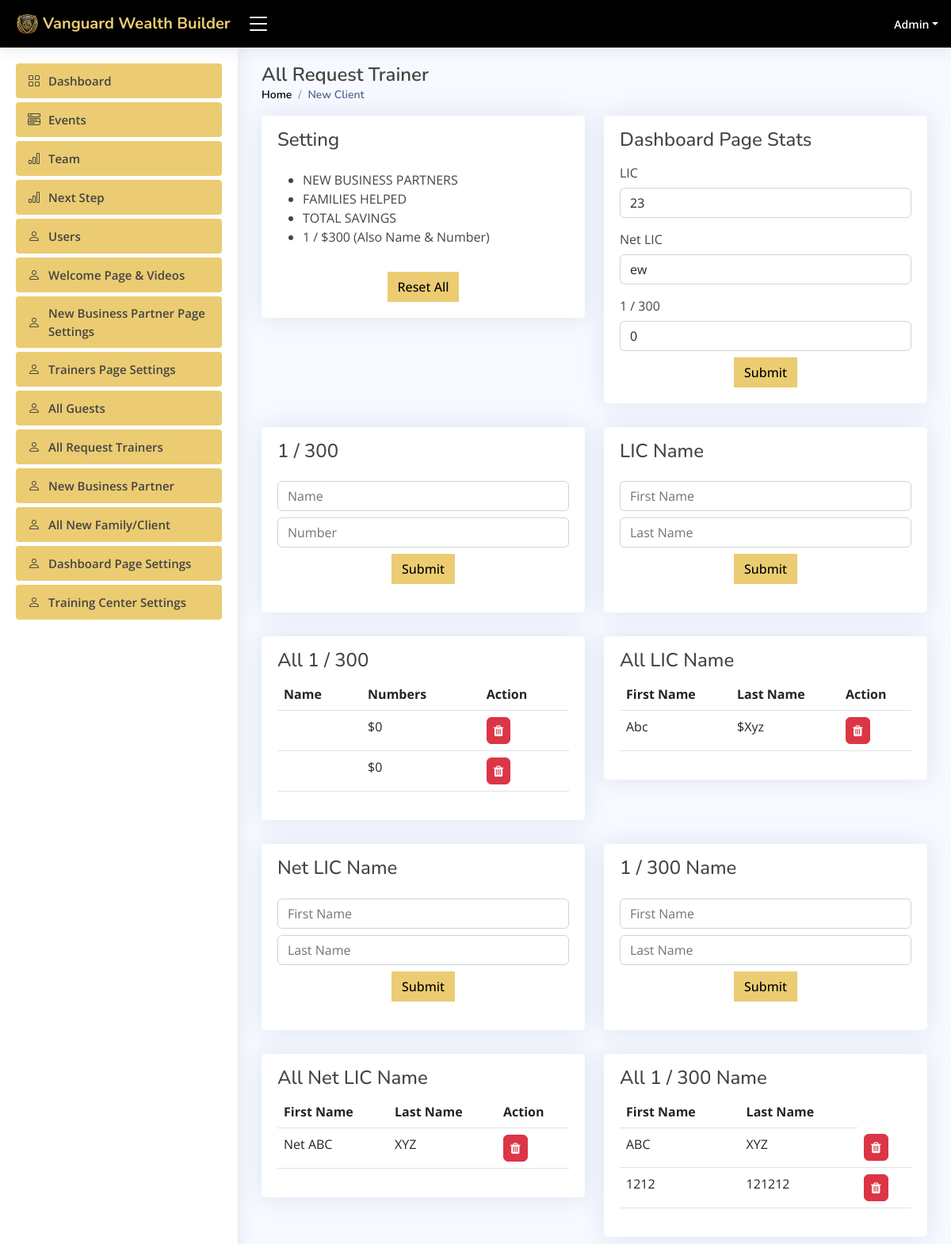
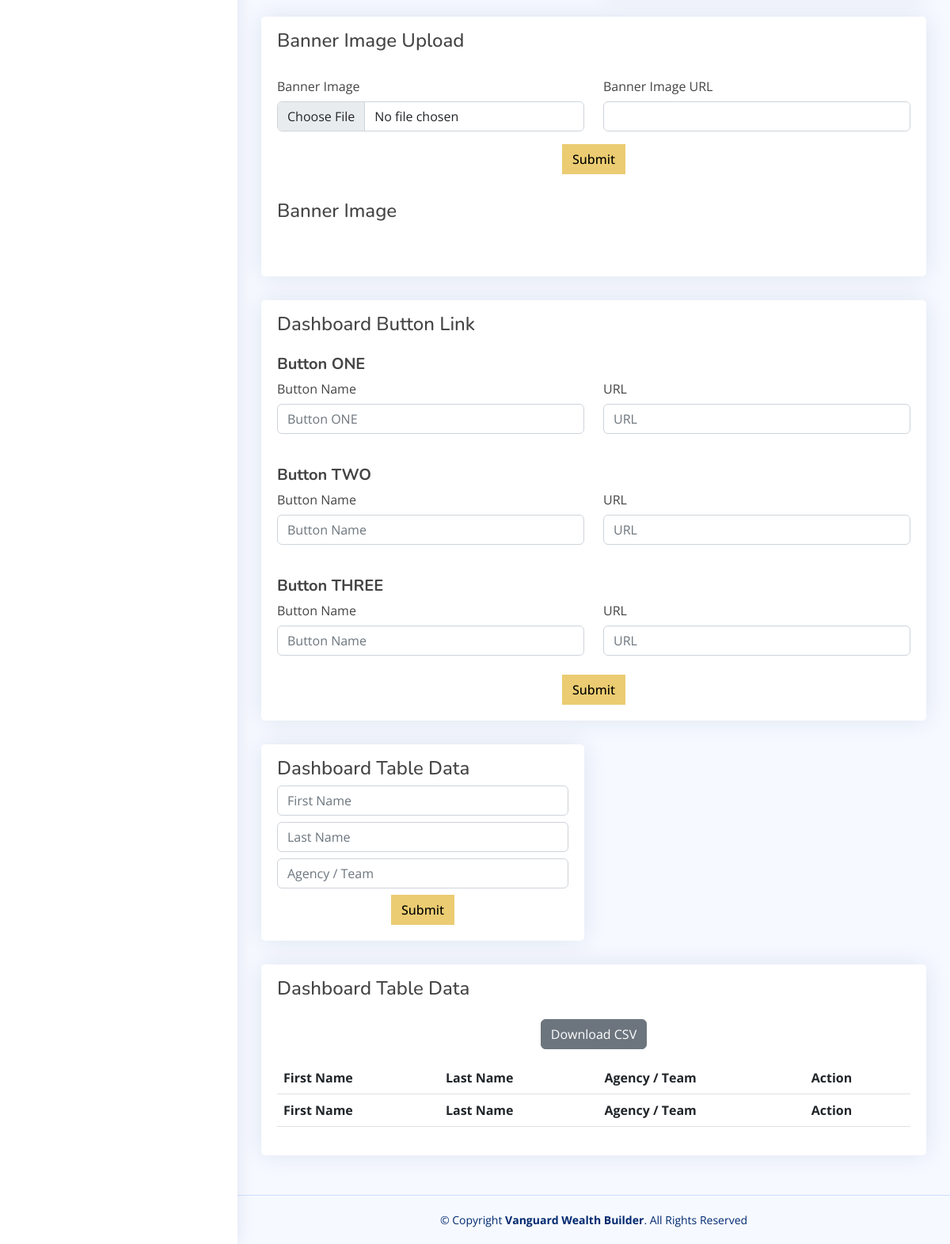
Page /admin/dashboard_page-settings.php (signed in) on the earlier database version (2 pictures, top to bottom).
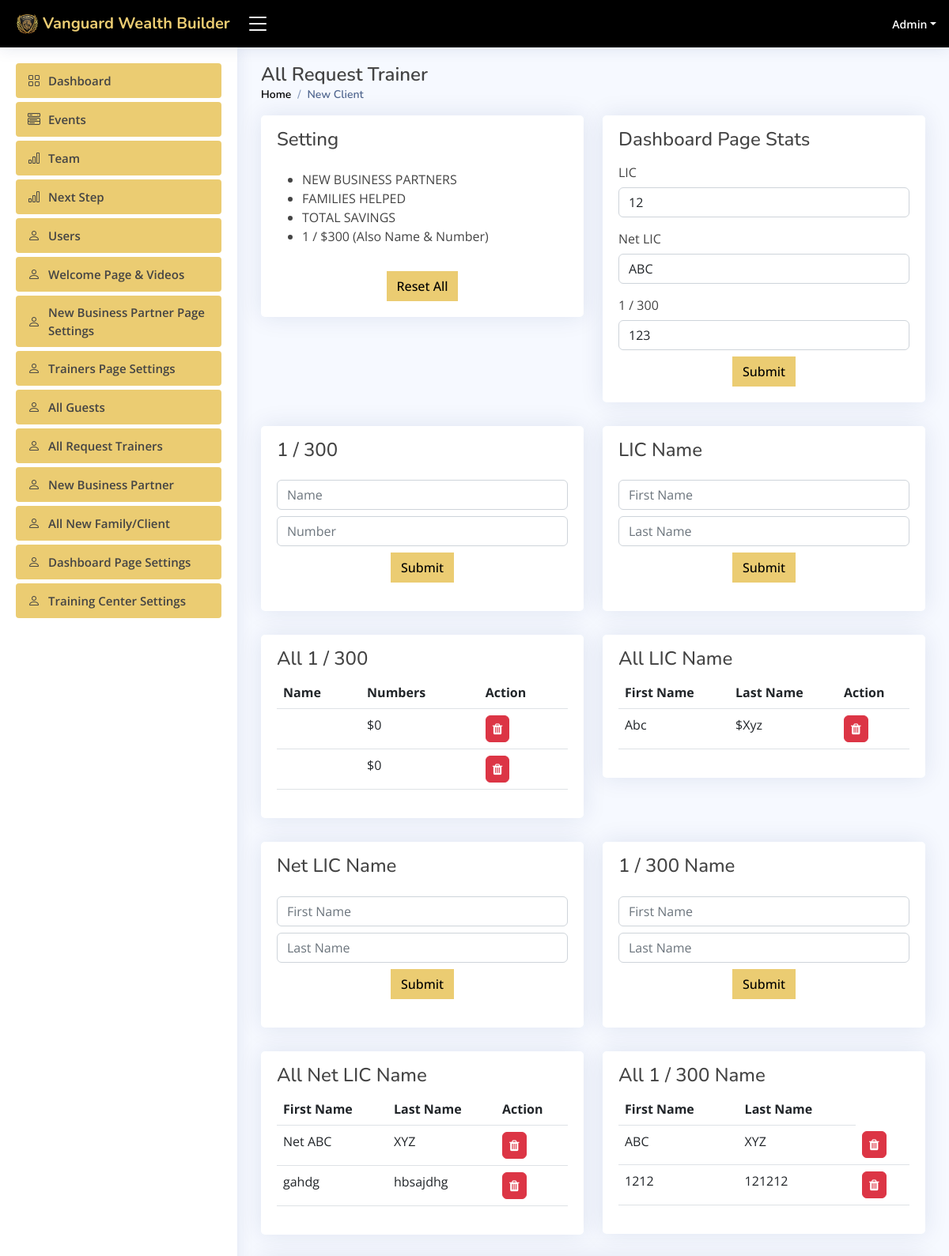
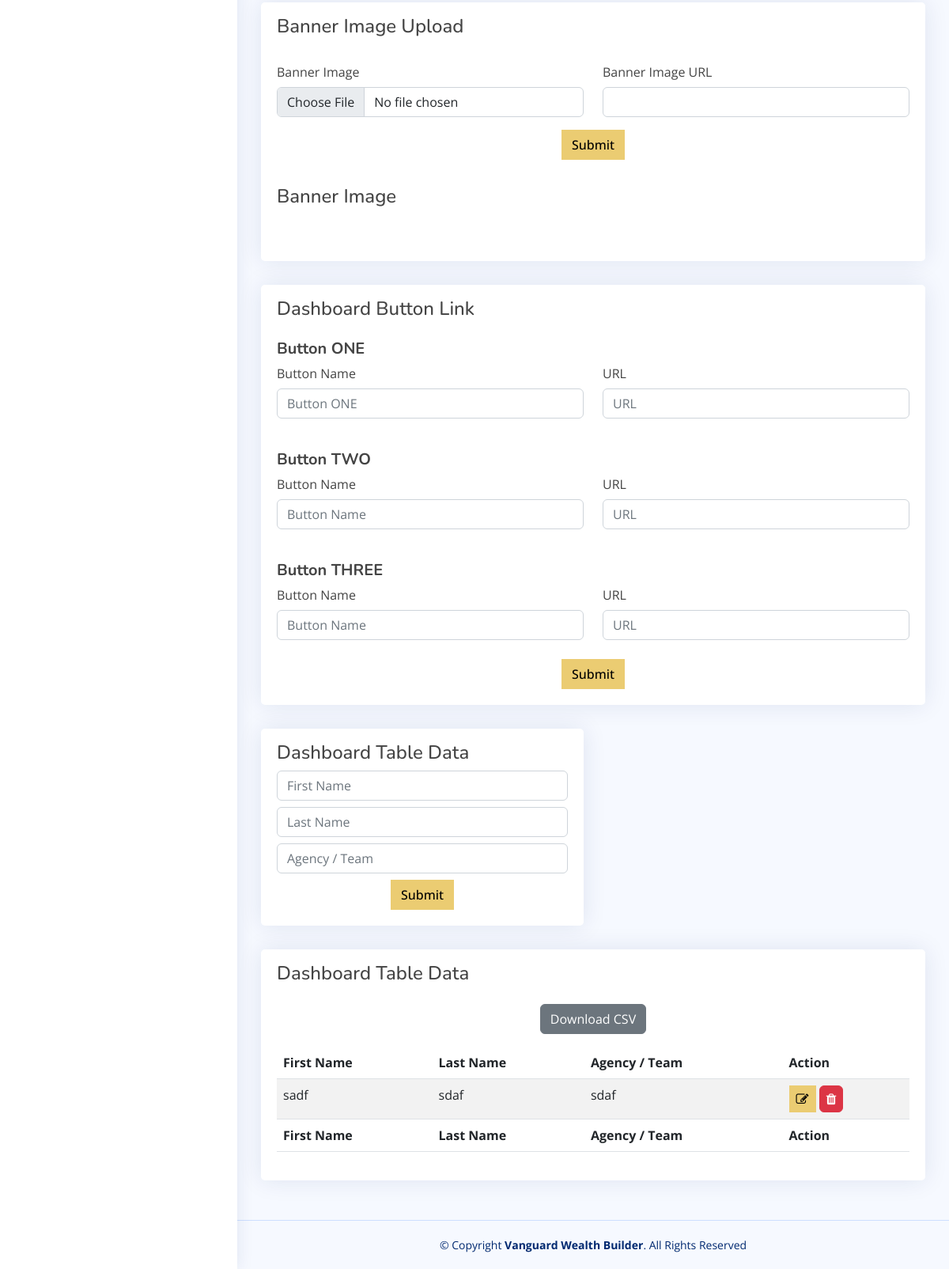
Same page on the later database version (2 pictures, top to bottom).
### tables this page shows
CREATE TABLE `dashboard_stats` (
  `id` int(11) NOT NULL,
  `lic` varchar(150) DEFAULT NULL,
  `net_lic` varchar(250) DEFAULT NULL,
  `one_300` varchar(150) DEFAULT NULL,
  `status` int(11) NOT NULL DEFAULT '1'
);

CREATE TABLE `one_three` (
  `id` int(150) NOT NULL,
  `name` varchar(250) DEFAULT NULL,
  `number` int(150) DEFAULT NULL,
  `status` int(11) NOT NULL DEFAULT '0'
);

CREATE TABLE `lic_name` (
  `id` int(150) NOT NULL,
  `f_name` varchar(250) DEFAULT NULL,
  `l_name` varchar(250) DEFAULT NULL
);

CREATE TABLE `net_lic_name` (
  `id` int(150) NOT NULL,
  `f_name` varchar(250) DEFAULT NULL,
  `l_name` varchar(250) DEFAULT NULL
);

CREATE TABLE `one_three_name` (
  `id` int(150) NOT NULL,
  `f_name` varchar(250) DEFAULT NULL,
  `l_name` varchar(250) DEFAULT NULL
);

CREATE TABLE `dashboard_inputs` (
  `id` int(150) NOT NULL,
  `f_name` varchar(250) DEFAULT NULL,
  `l_name` varchar(250) DEFAULT NULL,
  `agency_team` varchar(250) DEFAULT NULL
);

### serverside/functions.php (called while the page is built, shortened)
<?php
require_once 'crud.php';
class Functions
{
    private $db;
    function __construct()
    {
        $this->db = new Database();
        $this->db->connect();
    }
    function getDashboardStats()
    {
        $sql = "select * from `dashboard_stats`";
        if ($this->db->sql($sql)) {
            return $this->db->getResult();
        }
    }
    function getAllOneThrees()
    {
        $sql = "select * from `one_three`";
        if ($this->db->sql($sql)) {
            return $this->db->getResult();
        }
    }
    function GetALLLicNames()
    {
        $sql = "SELECT * FROM `lic_name`";
        if ($this->db->sql($sql)) {
            return $this->db->getResult();
        }
    }
    function GetALLNetLicNames()
    {
        $sql = "SELECT * FROM `net_lic_name`";
        if ($this->db->sql($sql)) {
            return $this->db->getResult();
        }
    }
    function GetALLOneThreeNames()
    {
        $sql = "SELECT * FROM `one_three_name`";
        if ($this->db->sql($sql)) {
            return $this->db->getResult();
        }
    }
    function GetDashboardTableDataInputs()
    {
        $sql = "SELECT * FROM `dashboard_inputs`";
        if ($this->db->sql($sql)) {
            return $this->db->getResult();
        }
    }
}

### serverside/crud.php (called while the page is built, shortened)
<?php
class Database {
       private $db_host = "localhost";
       private $db_user = "root";
       private $db_pass = "";
       private $db_name = "wanguard";
    private $con = false;
    private $myconn = "";
    private $result = array();
    public function connect() {
        if (!$this->con) {
            $this->myconn = new mysqli($this->db_host, $this->db_user, $this->db_pass, $this->db_name);
            if ($this->myconn->connect_errno > 0) {
                array_push($this->result, $this->myconn->connect_error);
                return false;
            } else {
                $this->con = true;
                return true;
            }
        } else {
            return true;
        }
    }
    public function sql($sql) {
        $this->result = array();
        $query = $this->myconn->query($sql);
        if ($query) {
            $this->numResults = 0;
            if (isset($query->num_rows) && ( $query->num_rows > 0)) {
                $this->numResults = $query->num_rows;
            }
            for ($i = 0; $i < $this->numResults; $i++) {
                $r = $query->fetch_array();
                $key = array_keys($r);
                for ($x = 0; $x < count($key); $x++) {
                    if (!is_int($key[$x])) {
                        if ($query->num_rows >= 1) {
                            $this->result[$i][$key[$x]] = $r[$key[$x]];
                        } else {
                            $this->result = null;
                        }
                    }
                }
            }
            return true;
        } else {
            array_push($this->result, $this->myconn->error);
            return false;
        }
    }
    public function getResult() {
        $val = $this->result;
        $this->result = array();
        return $val;
    }
}

### admin/dashboard_page-settings.php (the view, shortened to what the changed rows need)
<?php
include_once "includes/dashboard-header.php";
$func = new Functions();
$dashboard_stats = $func->getDashboardStats();
$one_threes = $func->getAllOneThrees();
$Get_ALL_Lic_Names = $func->GetALLLicNames();
$Get_ALL_Net_Lic_Names = $func->GetALLNetLicNames();
$Get_ALL_one_three_Names = $func->GetALLOneThreeNames();
$Dashboard_Table_Data_Inputs = $func->GetDashboardTableDataInputs();
?>
<main id="main" class="main">
    <div class="pagetitle">
        <h1>All Request Trainer</h1>
    </div>
    <section class="section">
        <div class="row">
            <div class="col-lg-6">
                <div class="card">
                    <div class="card-body">
                        <form id="dashboard_stats">
                            <label for="inputText" class="col-lg-12 col-form-label">LIC</label>
                            <input type="number" class="form-control mb-2" value="<?= $dashboard_stats[0]['lic'] ?>"
                                   placeholder="LIC" id="lic">
                            <label for="inputText" class="col-lg-12 col-form-label">Net LIC</label>
                            <input type="text" class="form-control mb-2" value="<?= $dashboard_stats[0]['net_lic'] ?>"
                                   placeholder="Net LIC" id="net_lic">
                            <label for="inputText" class="col-lg-12 col-form-label">1 / 300</label>
                            <input type="text" class="form-control mb-2" value="<?= $dashboard_stats[0]['one_300'] ?>"
                                   placeholder="1 / 300" id="one_300">
                            <div class="w-100 text-center">
                                <button class="btn btn-primary" type="submit" id="section_imgs_btn">Submit</button>
                            </div>
                        </form>
                    </div>
                </div>
            </div>
        </div>
    </section>
    <section class="section">
        <div class="row">
            <div class="col-lg-6">
                <div class="card">
                    <div class="card-body">
                        <table class="table">
                            <thead>
                            <tr>
                                <th scope="col">Name</th>
                                <th scope="col">Numbers</th>
                                <th scope="col">Action</th>
                            </tr>
                            </thead>
                            <tbody>
                            <?php
                            foreach ($one_threes as $one_three) {
                                ?>
                                <tr>
                                    <td><?= $one_three['name'] ?></td>
                                    <td>$<?= $one_three['number'] ?></td>
                                    <td>
                                        <i class="fa fa-trash p-2 btn btn-danger" title="Delete Names"
                                           onclick="deleteOneThreeInputNames(`<?= $one_three['id'] ?>`)"></i>
                                    </td>
                                </tr>
                                <?php
                            }
                            ?>
                            </tbody>
                        </table>
                    </div>
                </div>
            </div>
            <div class="col-lg-6">
                <div class="card">
                    <div class="card-body">
                        <table class="table">
                            <thead>
                            <tr>
                                <th scope="col">First Name</th>
                                <th scope="col">Last Name</th>
                                <th scope="col">Action</th>
                            </tr>
                            </thead>
                            <tbody>
                            <?php
                            foreach ($Get_ALL_Lic_Names as $Get_ALL_Lic_Name) {
                                ?>
                                <tr>
                                    <td><?= $Get_ALL_Lic_Name['f_name'] ?></td>
                                    <td>$<?= $Get_ALL_Lic_Name['l_name'] ?></td>
                                    <td>
                                        <i class="fa fa-trash p-2 btn btn-danger" title="Delete Names"
                                           onclick="deleteLICInputNames(`<?= $Get_ALL_Lic_Name['id'] ?>`)"></i>
                                    </td>
                                </tr>
                                <?php
                            }
                            ?>
                            </tbody>
                        </table>
                    </div>
                </div>
            </div>
        </div>
    </section>
    <section class="section">
        <div class="row">
            <div class="col-lg-6">
                <div class="card">
                    <div class="card-body">
                        <table class="table">
                            <thead>
                            <tr>
                                <th scope="col">First Name</th>
                                <th scope="col">Last Name</th>
                                <th scope="col">Action</th>
                            </tr>
                            </thead>
                            <tbody>
                            <?php
                            foreach ($Get_ALL_Net_Lic_Names as $Get_ALL_Net_Lic_Name) {
                                ?>
                                <tr>
                                    <td><?= $Get_ALL_Net_Lic_Name['f_name'] ?></td>
                                    <td><?= $Get_ALL_Net_Lic_Name['l_name'] ?></td>
                                    <td>
                                        <i class="fa fa-trash p-2 btn btn-danger" title="Delete Names"
                                           onclick="deleteNetLICInputNames(`<?= $Get_ALL_Net_Lic_Name['id'] ?>`)"></i>
                                    </td>
                                </tr>
                                <?php
                            }
                            ?>
                            </tbody>
                        </table>
                    </div>
                </div>
            </div>
            <div class="col-lg-6">
                <div class="card">
                    <div class="card-body">
                        <table class="table">
                            <thead>
                            <tr>
                                <th scope="col">First Name</th>
                                <th scope="col">Last Name</th>
                            </tr>
                            </thead>
                            <tbody>
                            <?php
                            foreach ($Get_ALL_one_three_Names as $Get_ALL_one_three_Name) {
                                ?>
                                <tr>
                                    <td><?= $Get_ALL_one_three_Name['f_name'] ?></td>
                                    <td><?= $Get_ALL_one_three_Name['l_name'] ?></td>
                                    <td>
                                        <i class="fa fa-trash p-2 btn btn-danger" title="Delete Names"
                                           onclick="deleteOneThreeInputNames(`<?= $Get_ALL_one_three_Name['id'] ?>`)"></i>
                                    </td>
                                </tr>
                                <?php
                            }
                            ?>
                            </tbody>
                        </table>
                    </div>
                </div>
            </div>
        </div>
    </section>
    <section class="section">
        <div class="row">
            <div class="col-lg-12">
                <div class="card">
                    <div class="card-body">
                        <table id="dashboard_inputs" class="table table-striped" style="width:100%">
                            <thead>
                            <tr>
                                <th scope="col">First Name</th>
                                <th scope="col">Last Name</th>
                                <th scope="col">Agency / Team</th>
                                <th scope="col">Action</th>
                            </tr>
                            </thead>
                            <tbody>
                            <?php
                            foreach ($Dashboard_Table_Data_Inputs as $Dashboard_Table_Data_Input) {
                                ?>
                                <tr>
                                    <td><?= $Dashboard_Table_Data_Input['f_name'] ?></td>
                                    <td><?= $Dashboard_Table_Data_Input['l_name'] ?></td>
                                    <td><?= $Dashboard_Table_Data_Input['agency_team'] ?></td>
                                    <td>
                                        <i class="fa fa-edit p-2 btn btn-primary" title="Edit Dashboard Inputs"
                                           onclick="EditDashboardInputs(`<?= $Dashboard_Table_Data_Input['id'] ?>`,`<?= $Dashboard_Table_Data_Input['f_name'] ?>`,`<?= $Dashboard_Table_Data_Input['l_name'] ?>`,`<?= $Dashboard_Table_Data_Input['agency_team'] ?>`)"></i>
                                        <i class="fa fa-trash p-2 btn btn-danger" title="Delete team member"
                                           onclick="deleteDashboardInputs(`<?= $Dashboard_Table_Data_Input['id'] ?>`)"></i>
                                    </td>
                                </tr>
                                <?php
                            }
                            ?>
                            </tbody>
                            <tfoot>
                            <tr>
                                <th scope="col">First Name</th>
                                <th scope="col">Last Name</th>
                                <th scope="col">Agency / Team</th>
                                <th scope="col">Action</th>
                            </tr>
                            </tfoot>
                        </table>
                    </div>
                </div>
            </div>
        </div>
    </section>
</main>
<?php include_once "includes/dashboard-footer.php" ?>

Differences in the rows shown:
changed dashboard_stats: lic "23" → "12"; net_lic "ew" → "ABC"; one_300 "0" → "123"
added net_lic_name: f_name "gahdg", l_name "hbsajdhg"
added dashboard_inputs: f_name "sadf", l_name "sdaf", agency_team "sdaf"
